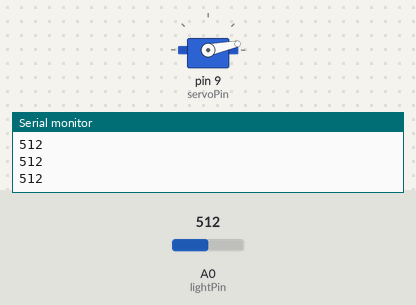
A sketch run on a simulated Arduino Uno, built with avr-gcc and run on an emulated ATmega328P. Shown: servo, the last lines printed to the serial monitor. The inputs (shaded band) are chosen by the test bench; at power-on: A0 (lightPin) = 512.

Above: at 1.5 s.
1.6 s: A0 (lightPin) set to 306
At 3.3 s:
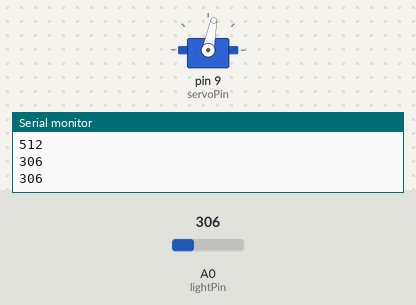
4.3 s: A0 (lightPin) set to 122
At 6.7 s:
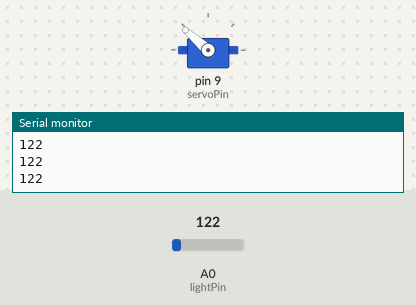
7.1 s: A0 (lightPin) set to 0
At 8.8 s:
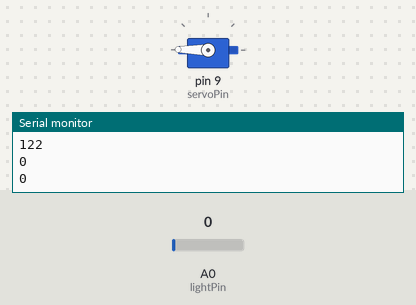
9.9 s: A0 (lightPin) set to 511
At 12.2 s:
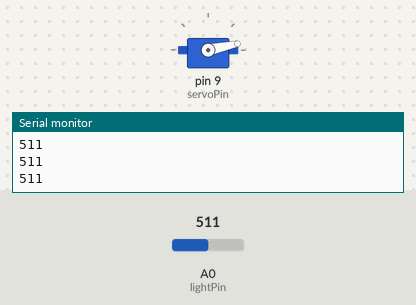
Timing chart, 0 to 13.7 s (numbered marks = the images above; inputs shaded):
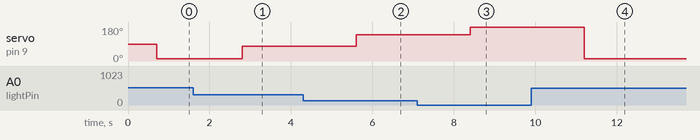

Measured:
- after the input at 1.6 s, servo on pin 9 (servoPin): 12° → 79° after 1.2 s
- after the input at 4.3 s, servo on pin 9 (servoPin): 79° → 139° after 1.3 s
- after the input at 7.1 s, servo on pin 9 (servoPin): 139° → 179° after 1.3 s
- after the input at 9.9 s, servo on pin 9 (servoPin): 179° → 12° after 1.3 s

The sketch:

Light_Dial_with_Servo.ino
```cpp
//Program that moves servo arm depending on how light/dark it is. Dark closer to 0, light closer to 180
#include <Servo.h>

int lightPin = A0;
int servoPin = 9;
int lightVal;
int angle;

Servo myServo;

void setup() {
  // put your setup code here, to run once:
  Serial.begin(9600);
  pinMode(lightPin, INPUT);
  pinMode(servoPin, OUTPUT);
  myServo.attach(servoPin);

}

void loop() {
  // put your main code here, to run repeatedly:
lightVal = analogRead(lightPin);
Serial.println(lightVal);
delay(700);

angle = (-17.0/52) * lightVal + (17.0 * 550 / 52.0); //Equation I worked out on paper


myServo.write(angle);


}
```
